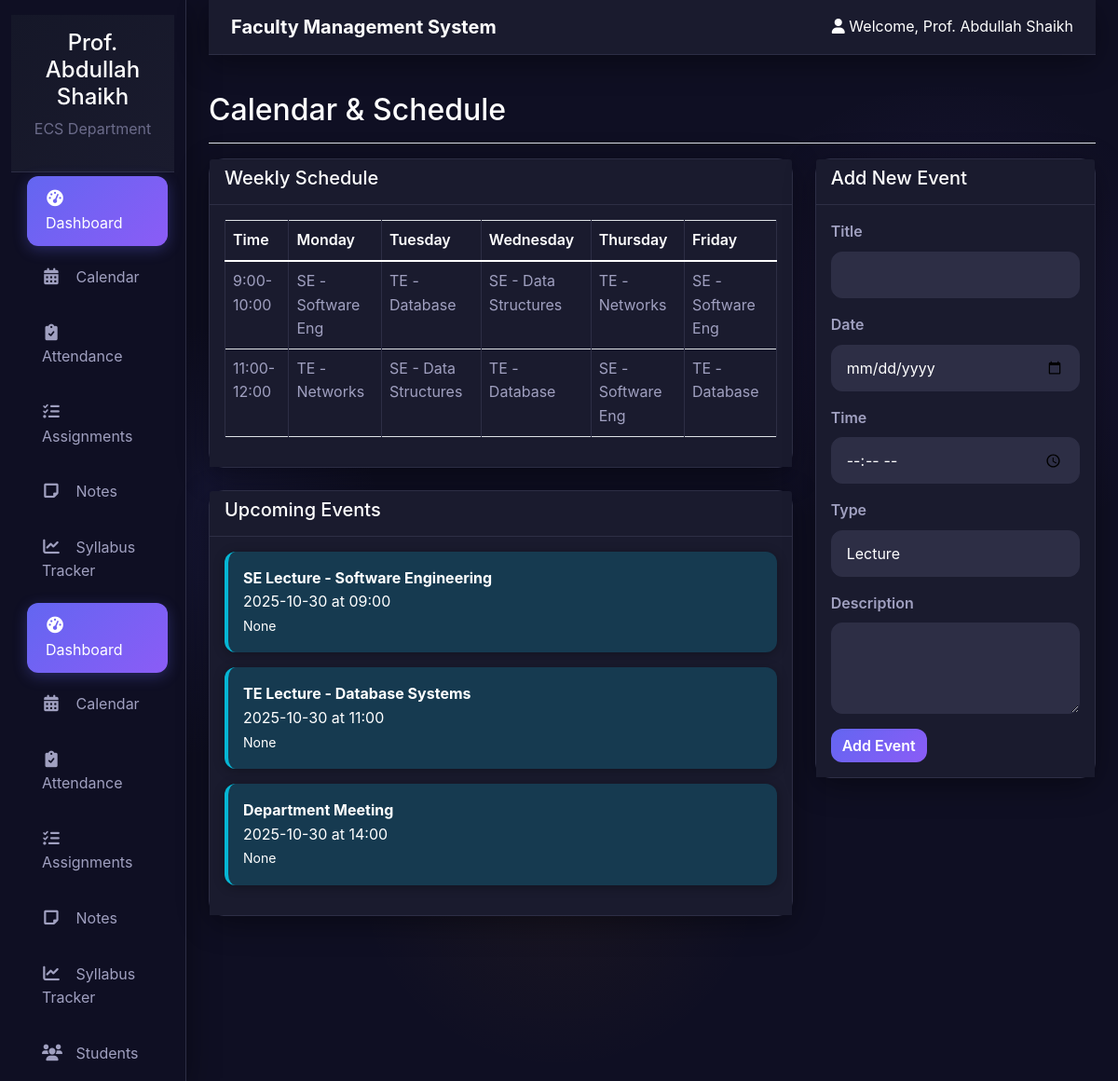
/calendar, run on the app's committed database.
### app.py (models this page shows)
class Event(db.Model):
    id = db.Column(db.Integer, primary_key=True)
    title = db.Column(db.String(200), nullable=False)
    date = db.Column(db.String(20), nullable=False)
    time = db.Column(db.String(10), nullable=False)
    type = db.Column(db.String(20), nullable=False)
    description = db.Column(db.String(300))
    notified = db.Column(db.Boolean, default=False)

### app.py (the view)
@app.route('/calendar')
def calendar():
    events = Event.query.order_by(Event.date, Event.time).all()
    return render_template('calendar.html', events=events)

### templates/calendar.html (shortened to what this page needs)
{% extends "base.html" %}
{% block content %}
<div class="d-flex justify-content-between flex-wrap flex-md-nowrap align-items-center pt-3 pb-2 mb-3 border-bottom">
    <h1 class="h2">Calendar & Schedule</h1>
</div>
<div class="row">
    <div class="col-md-8">
        <div class="card">
            <div class="card-header">
                <h5>Weekly Schedule</h5>
            </div>
            <div class="card-body">
                <div class="table-responsive">
                    <table class="table table-bordered">
                        <thead>
                            <tr>
                                <th>Time</th>
                                <th>Monday</th>
                                <th>Tuesday</th>
                                <th>Wednesday</th>
                                <th>Thursday</th>
                                <th>Friday</th>
                            </tr>
                        </thead>
                        <tbody>
                            <tr>
                                <td>9:00-10:00</td>
                                <td>SE - Software Eng</td>
                                <td>TE - Database</td>
                                <td>SE - Data Structures</td>
                                <td>TE - Networks</td>
                                <td>SE - Software Eng</td>
                            </tr>
                            <tr>
                                <td>11:00-12:00</td>
                                <td>TE - Networks</td>
                                <td>SE - Data Structures</td>
                                <td>TE - Database</td>
                                <td>SE - Software Eng</td>
                                <td>TE - Database</td>
                            </tr>
                        </tbody>
                    </table>
                </div>
            </div>
        </div>
        <div class="card mt-4">
            <div class="card-header">
                <h5>Upcoming Events</h5>
            </div>
            <div class="card-body">
                {% for event in events %}
                <div class="alert alert-info">
                    <strong>{{ event.title }}</strong><br>
                    {{ event.date }} at {{ event.time }}<br>
                    <small>{{ event.description }}</small>
                </div>
                {% endfor %}
            </div>
        </div>
    </div>
    <div class="col-md-4">
        <div class="card">
            <div class="card-header">
                <h5>Add New Event</h5>
            </div>
            <div class="card-body">
                <form method="POST" action="{{ url_for('add_event') }}">
                    <div class="mb-3">
                        <label class="form-label">Title</label>
                        <input type="text" class="form-control" name="title" required>
                    </div>
                    <div class="mb-3">
                        <label class="form-label">Date</label>
                        <input type="date" class="form-control" name="date" required>
                    </div>
                    <div class="mb-3">
                        <label class="form-label">Time</label>
                        <input type="time" class="form-control" name="time" required>
                    </div>
                    <div class="mb-3">
                        <label class="form-label">Type</label>
                        <select class="form-control" name="type">
                            <option value="lecture">Lecture</option>
                        </select>
                    </div>
                    <div class="mb-3">
                        <label class="form-label">Description</label>
                        <textarea class="form-control" name="description" rows="3"></textarea>
                    </div>
                    <button type="submit" class="btn btn-primary">Add Event</button>
                </form>
            </div>
        </div>
    </div>
</div>
{% endblock %}

### static/css/style.css (style rules this page uses)
:root { --primary: #6366f1; --primary-dark: #4f46e5; --primary-light: #8b5cf6; --secondary: #f59e0b; --accent: #10b981; --danger: #ef4444; --warning: #f59e0b; --info: #06b6d4; --success: #10b981; --bg-dark: #0f0f23; --bg-darker: #0a0a1a; --bg-card: #1a1b2e; --bg-card-hover: #23243d; --bg-sidebar: #151728; --bg-navbar: #1e1f32; --bg-input: #2d2e45; --text-primary: #ffffff; --text-secondary: #a0a0c0; --text-muted: #6b6b8a; --text-light: #c7c7e0; --border-color: #2d2e45; --border-light: #3f4058; --shadow: 0 8px 32px rgba(0, 0, 0, 0.4); --shadow-lg: 0 20px 60px rgba(0, 0, 0, 0.5); --shadow-sm: 0 2px 12px rgba(0, 0, 0, 0.3); --gradient-primary: linear-gradient(135deg, #6366f1 0%, #8b5cf6 100%); --gradient-secondary: linear-gradient(135deg, #f59e0b 0%, #d97706 100%); --gradient-accent: linear-gradient(135deg, #10b981 0%, #059669 100%); --gradient-danger: linear-gradient(135deg, #ef4444 0%, #dc2626 100%); --gradient-dark: linear-gradient(135deg, #1a1b2e 0%, #151728 100%); --gradient-bg: linear-gradient(135deg, #0f0f23 0%, #1a1b2e 50%, #151728 100%); }
* { margin: 0; padding: 0; box-sizing: border-box; }
body { font-family: 'Inter', 'Segoe UI', system-ui, -apple-system, sans-serif; background: var(--bg-dark) !important; color: var(--text-primary) !important; line-height: 1.6; overflow-x: hidden; background-image: radial-gradient(circle at 15% 50%, rgba(99, 102, 241, 0.1) 0%, transparent 20%), radial-gradient(circle at 85% 30%, rgba(139, 92, 246, 0.1) 0%, transparent 20%), radial-gradient(circle at 50% 80%, rgba(245, 158, 11, 0.05) 0%, transparent 20%) !important; }
.card { background: var(--bg-card) !important; border: 1px solid var(--border-color) !important; border-radius: 16px !important; box-shadow: var(--shadow) !important; color: var(--text-primary) !important; }
.card-header { background: var(--bg-card) !important; border-bottom: 1px solid var(--border-color) !important; color: var(--text-primary) !important; }
.card-body { background: var(--bg-card) !important; color: var(--text-primary) !important; }
.table { color: var(--text-primary) !important; background: var(--bg-card) !important; }
.table th { background: var(--bg-card) !important; border-color: var(--border-color) !important; color: var(--text-primary) !important; font-weight: 600; }
.table td { background: var(--bg-card) !important; border-color: var(--border-color) !important; color: var(--text-secondary) !important; }
.form-control { background: var(--bg-input) !important; border: 1px solid var(--border-color) !important; border-radius: 12px !important; color: var(--text-primary) !important; padding: 12px 16px !important; }
.form-label { color: var(--text-secondary) !important; font-weight: 600 !important; margin-bottom: 8px !important; }
.btn { border-radius: 12px !important; font-weight: 600 !important; transition: all 0.3s ease !important; }
.btn-primary { background: var(--gradient-primary) !important; border: none !important; color: white !important; }
.alert { border: none !important; border-radius: 12px !important; box-shadow: var(--shadow-sm) !important; }
.alert-info { background: rgba(6, 182, 212, 0.2) !important; color: var(--text-primary) !important; border-left: 4px solid var(--info) !important; }
* { color: inherit; }
div, section, article, main, aside, header, footer, nav { background-color: transparent !important; }
h1, h2, h3, h4, h5, h6, p, span, small, strong, em, a, li, td, th, label { color: var(--text-primary) !important; }

### data on the page
Event: title "SE Lecture - Software Engineering", date "2025-10-30", time "09:00", description "None"
Event: title "TE Lecture - Database Systems", date "2025-10-30", time "11:00", description "None"
Event: title "Department Meeting", date "2025-10-30", time "14:00", description "None"
